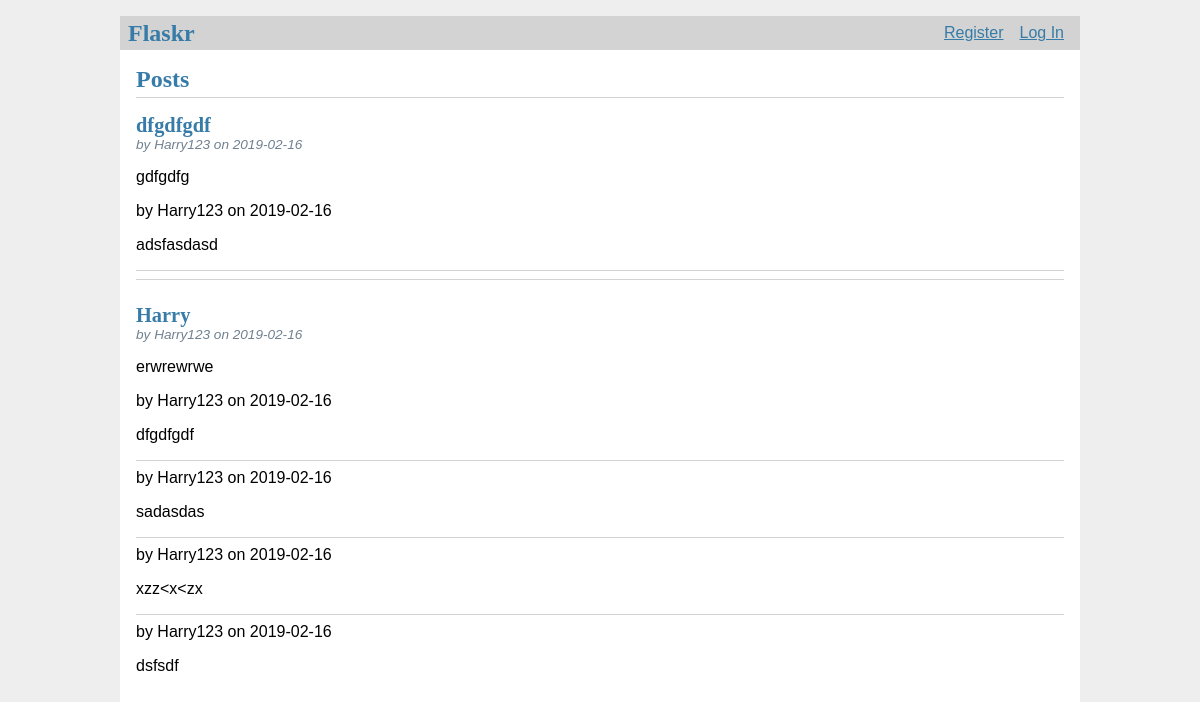
The page / on the database its author committed.
### tables this page shows
CREATE TABLE post (
  id INTEGER PRIMARY KEY AUTOINCREMENT,
  author_id INTEGER NOT NULL,
  created TIMESTAMP NOT NULL DEFAULT CURRENT_TIMESTAMP,
  title TEXT NOT NULL,
  body TEXT NOT NULL,
  FOREIGN KEY (author_id) REFERENCES user (id)
);

CREATE TABLE user (
  id INTEGER PRIMARY KEY AUTOINCREMENT,
  username TEXT UNIQUE NOT NULL,
  password TEXT NOT NULL
);

CREATE TABLE comment (
  id INTEGER PRIMARY KEY AUTOINCREMENT,
  post_id INTEGER NOT NULL,
  author_id INTEGER NOT NULL,
  created TIMESTAMP NOT NULL DEFAULT CURRENT_TIMESTAMP,
  body TEXT NOT NULL,
  FOREIGN KEY (author_id) REFERENCES user (id)
);

### flaskr/blog.py (the view)
@bp.route('/')
def index():
    db = get_db()
    posts = db.execute(
        'SELECT p.id, title, body, created, author_id, username'
        ' FROM post p JOIN user u ON p.author_id = u.id'
        ' ORDER BY created DESC'
    ).fetchall()
    comments = db.execute(
        'SELECT c.id, body, post_id, created, author_id, username'
        ' FROM comment c JOIN user u ON c.author_id = u.id'
        ' ORDER BY created DESC'
    ).fetchall()
    return render_template('blog/index.html', posts=posts, comments=comments)

### flaskr/auth.py (called while the page is built)
@bp.before_app_request
def load_logged_in_user():
    user_id = session.get("user_id")
    if user_id is None:
        g.user = None
    else:
        g.user = get_db().execute(
            'SELECT * FROM user WHERE id = ?', (user_id,)
        ).fetchone()

### flaskr/db.py (called while the page is built)
def get_db():
        if "db" not in g:
                g.db = sqlite3.connect(
                        database=current_app.config["DATABASE"],
                        detect_types=sqlite3.PARSE_DECLTYPES
                )
                g.db.row_factory = sqlite3.Row
        return g.db

### flaskr/templates/blog/index.html (shortened to what this page needs)
{% extends 'base.html' %}
{% block header %}
  <h1>{% block title %}Posts{% endblock %}</h1>
{% endblock %}
{% block content %}
  {% for post in posts %}
    <article class="post">
      <header>
        <div>
          <h1>{{ post['title'] }}</h1>
          <div class="about">by {{ post['username'] }} on {{ post['created'].strftime('%Y-%m-%d') }}</div>
        </div>
      </header>
      <p class="body">{{ post['body'] }}</p>
    </article>
    {% for comment in comments %}
        {% if comment['post_id'] == post['id'] %}
            <div class="about">by {{ comment['username'] }} on {{ comment['created'].strftime('%Y-%m-%d') }}</div>
            <p class="body">{{ comment['body'] }}</p>
            {% if not loop.last %}
            <hr>
            {% endif %}
        {% endif %}
    {% endfor %}
    {% if not loop.last %}
      <hr>
    {% endif %}
  {% endfor %}
{% endblock %}

### flaskr/templates/base.html (shortened to what this page needs)
<!doctype html>
<link rel="stylesheet" href="{{ url_for('static', filename='style.css') }}">
<nav>
  <h1>Flaskr</h1>
  <ul>
    {% if g.user %}
      <li><span>{{ g.user['username'] }}</span>
      <li><a href="{{ url_for('auth.logout') }}">Log Out</a>
    {% else %}
      <li><a href="{{ url_for('auth.register') }}">Register</a>
      <li><a href="{{ url_for('auth.login') }}">Log In</a>
    {% endif %}
  </ul>
</nav>
<section class="content">
  <header>
    {% block header %}{% endblock %}
  </header>
  {% block content %}{% endblock %}
</section>

### flaskr/static/style.css (style rules this page uses)
h1 { font-family: serif; color: #377ba8; margin: 1rem 0; }
a { color: #377ba8; }
hr { border: none; border-top: 1px solid lightgray; }
nav { background: lightgray; display: flex; align-items: center; padding: 0 0.5rem; }
nav h1 { flex: auto; margin: 0; }
nav ul { display: flex; list-style: none; margin: 0; padding: 0; }
nav ul li a, nav ul li span, header .action { display: block; padding: 0.5rem; }
.content { padding: 0 1rem 1rem; }
.content > header { border-bottom: 1px solid lightgray; display: flex; align-items: flex-end; }
.content > header h1 { flex: auto; margin: 1rem 0 0.25rem 0; }
.post > header { display: flex; align-items: flex-end; font-size: 0.85em; }
.post > header > div:first-of-type { flex: auto; }
.post > header h1 { font-size: 1.5em; margin-bottom: 0; }
.post .about { color: slategray; font-style: italic; }
.post .body { white-space: pre-line; }
.content:last-child { margin-bottom: 0; }

### rows shown on the page
post: title "dfgdfgdf", username "Harry123", created "2019-02-16", body "gdfgdfg"
comment: username "Harry123", created "2019-02-16", body "adsfasdasd"
post: title "Harry", username "Harry123", created "2019-02-16", body "erwrewrwe"
comment: username "Harry123", created "2019-02-16", body "dfgdfgdf"
comment: username "Harry123", created "2019-02-16", body "sadasdas"
comment: username "Harry123", created "2019-02-16", body "xzz<x<zx"
comment: username "Harry123", created "2019-02-16", body "dsfsdf"
